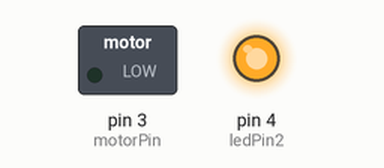
Bench run of a sketch on a simulated Arduino Uno, built with avr-gcc and run on an emulated ATmega328P. On the bench: switched loads named in the sketch (green lamp = pin HIGH), output pins drawn as LEDs (lit = HIGH).

Above: at 1.5 s.
At 8.5 s:
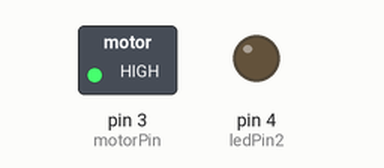
At 13.5 s:
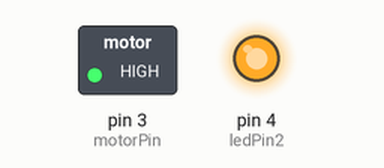
Timing chart, 0 to 20.8 s (numbered marks = the images above):
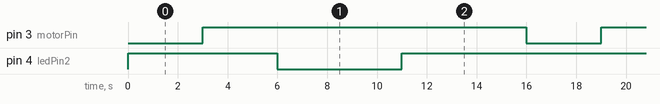

Measured:
- by itself, pin 3 (motorPin): alternates HIGH for 13.0 s and LOW for 3.0 s
- by itself, pin 4 (ledPin2): alternates HIGH for 11.0 s and LOW for 5.0 s
- by itself, everything shown: repeats every 16.0 s, in 4 steps

The sketch:

MotorTest.ino
```cpp
int motorPin = 3;

int ledPin2 = 4;

void setup()
{
    pinMode(motorPin, OUTPUT);
    digitalWrite(motorPin, HIGH);
    pinMode(ledPin2, OUTPUT);
    digitalWrite(ledPin2, HIGH);
}
void loop()
{
    digitalWrite(motorPin, LOW);
    delay(3000);
    digitalWrite(motorPin, HIGH);
    delay(3000);
    digitalWrite(ledPin2, LOW);
    delay(5000);
    digitalWrite(ledPin2, HIGH);
    delay(5000);
}
```
